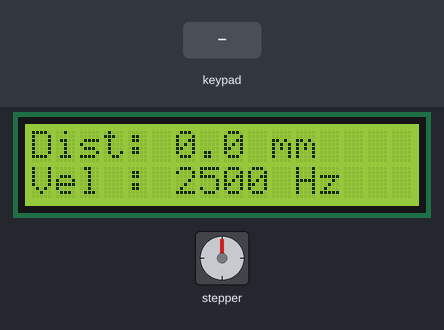
This sketch was run on a simulated Arduino Uno, built with avr-gcc and run on an emulated ATmega328P. Shown: 16×2 character LCD, stepper motor. The test bench sets the inputs (shaded band). Stepper angles assume 200 steps per turn.

Above: at 2.8 s.
2.9 s: keypad keys 2 3 4 5 # pressed 0.4 s apart
At 4.73 s:
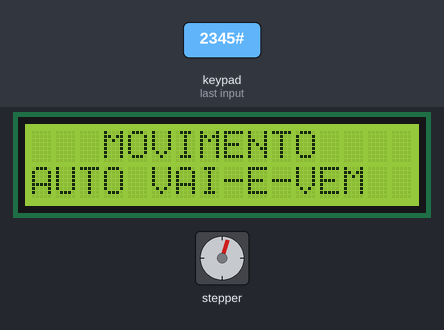
6.9 s: key '*' pressed
At 8.0 s:
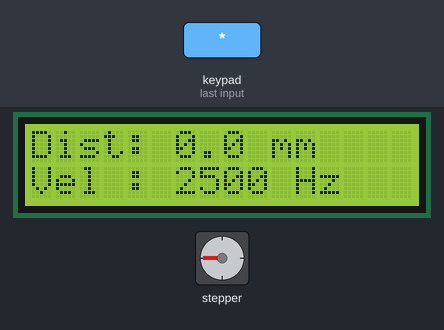
8.4 s: keypad keys 6 7 8 # pressed 0.4 s apart
At 9.83 s:
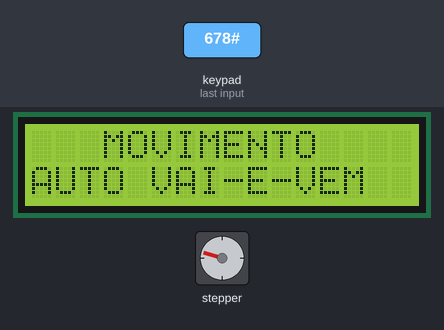
13.0 s: key '1' pressed
16.0 s: keypad keys 2 3 4 5 * pressed 0.4 s apart
At 18.7 s:
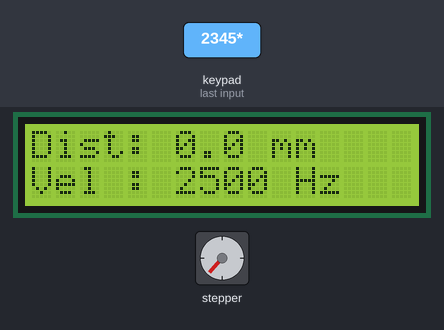
19.5 s: keypad keys 1 3 9 7 # pressed 0.4 s apart
At 21.33 s:
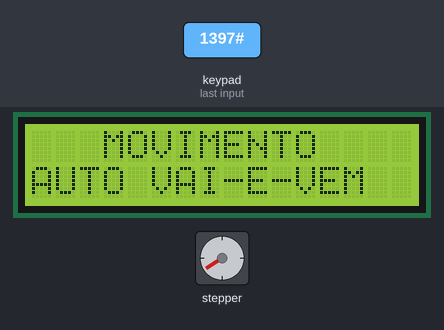
Timing chart, 0 to 37.4 s (numbered marks = the images above; inputs shaded):
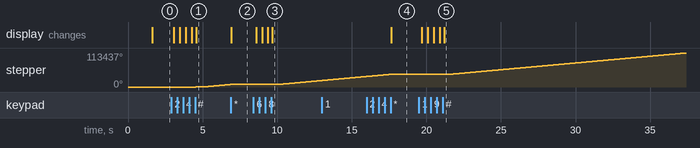

Measured:
- after the input at 2.9 s, stepper: keeps turning clockwise at about 3619°/s, starting after 1.6 s; the display: first changes after 0.18 s (image 1 shows a later state)
- after the input at 6.9 s, the display: changes at once (image 2)
- after the input at 8.4 s, stepper: keeps turning clockwise at about 3881°/s, starting after 1.2 s; the display: first changes after 0.19 s (image 3 shows a later state)
- after the input at 16.0 s, the display: changes after 1.6 s (image 4)
- after the input at 19.5 s, stepper: keeps turning clockwise at about 4372°/s, starting after 1.6 s; the display: first changes after 0.18 s (image 5 shows a later state)

The sketch:

MESA_LINEAR_TATATRONIC.ino
```cpp
#include <Wire.h>
#include <LiquidCrystal_I2C.h>
#include <FastAccelStepper.h>
#include <Keypad.h>

// ================= MAPEAMENTO DE PINOS (UNO) =================

// Driver Leadshine DM555 (Negativo Comum / Chaveando Positivo)
#define STEP_PIN    9   // Ligado no PUL+ (Obrigatório do FastAccelStepper)
#define DIR_PIN    10   // Ligado no DIR+

// Teclado 4x3 (7 Fios em linha)
byte rowPins[4] = {2, 3, 4, 5};
byte colPins[3] = {6, 7, 8};

// LCD 16x2 I2C (Pinos nativos no Arduino Uno)
LiquidCrystal_I2C lcd(0x27, 16, 2);

// =============================================================

FastAccelStepperEngine engine = FastAccelStepperEngine();
FastAccelStepper *stepper = NULL;

// Passo ajustado: (685.714 * 20mm) / 12mm = 1142.857 passos por mm
const float stepsPerMm = 1142.857;

char keys[4][3] = {
  {'1','2','3'},
  {'4','5','6'},
  {'7','8','9'},
  {'*','0','#'}
};
Keypad keypad = Keypad(makeKeymap(keys), rowPins, colPins, 4, 3);

float targetDistance = 0;
uint32_t currentSpeedHz = 2500;

// Variáveis de Controle de Estado
bool isJogging = false;
bool isAutoCycling = false;
bool autoMovingForward = true;
int32_t autoStartPos = 0;
int32_t autoEndPos = 0;

// Variáveis para controle de clique curto vs segurar por 2s (HOLD)
char heldKey = NO_KEY;
bool holdTriggered = false;
unsigned long lastSpeedChange = 0;

void setup() {
  lcd.init();
  lcd.backlight();
  lcd.clear();
  lcd.setCursor(0, 0);
  lcd.print("   TATATRONIC   ");
  delay(1500);

  engine.init();
  stepper = engine.stepperConnectToPin(STEP_PIN);

  if (stepper) {
    // 'false' inverte o sentido de giro tanto no Jog quanto no Vai-e-Vem
    stepper->setDirectionPin(DIR_PIN, false);
    stepper->setSpeedInHz(currentSpeedHz);
    stepper->setAcceleration(2500);
  }

  // Tempo de segurar a tecla: 2000 ms (2 segundos)
  keypad.setHoldTime(2000);

  showUI();
}

void loop() {
  char key = keypad.getKey();
  KeyState kState = keypad.getState();

  // --- 1. LÓGICA DO CICLO INFINITO (VAI E VEM) ---
  if (isAutoCycling && stepper) {
    if (!stepper->isRunning()) {
      // Chegou no destino, inverte a direção
      autoMovingForward = !autoMovingForward;
      if (autoMovingForward) {
        stepper->moveTo(autoEndPos);
      } else {
        stepper->moveTo(autoStartPos);
      }
    }
  }

  // --- 2. AO APERTAR UMA TECLA ---
  if (key != NO_KEY) {
    heldKey = key;
    holdTriggered = false;

    // Ações imediatas (* e #)
    if (key == '*') {
      // CANCELA TUDO E PARA IMEDIATAMENTE (SEM DESACELERAR)
      isAutoCycling = false;
      isJogging = false;
      targetDistance = 0;
      if (stepper) {
        stepper->forceStopAndNewPosition(stepper->getCurrentPosition());
      }
      showUI();
      holdTriggered = true;
    }
    else if (key == '#') {
      // INICIA O CICLO DE VAI E VEM
      if (stepper && targetDistance > 0 && !isAutoCycling) {
        isAutoCycling = true;
        autoStartPos = stepper->getCurrentPosition();
        autoEndPos = autoStartPos + (int32_t)(targetDistance * stepsPerMm);
        autoMovingForward = true;

        stepper->moveTo(autoEndPos);
        showJogUI("AUTO VAI-E-VEM");
      }
      holdTriggered = true;
    }
  }

  // --- 3. LÓGICA DE SEGURAR POR 2 SEGUNDOS (HOLD) ---
  if (kState == HOLD && stepper && !isAutoCycling) {
    if (heldKey == '4') { // 4 = Esquerda (Positivo)
      holdTriggered = true;
      stepper->runForward();
      if (!isJogging) {
        showJogUI("<< ESQUERDA (4)");
        isJogging = true;
      }
    }
    else if (heldKey == '6') { // 6 = Direita (Negativo)
      holdTriggered = true;
      stepper->runBackward();
      if (!isJogging) {
        showJogUI("DIREITA (6) >>");
        isJogging = true;
      }
    }
    else if (heldKey == '0') { // Segurar '0' altera a velocidade em Hz
      holdTriggered = true;
      if (millis() - lastSpeedChange >= 500) {
        lastSpeedChange = millis();
        currentSpeedHz += 500;
        if (currentSpeedHz > 6000) currentSpeedHz = 500;
        stepper->setSpeedInHz(currentSpeedHz);
        showUI();
      }
    }
  }

  // --- 4. AO SOLTAR A TECLA (RELEASED) ---
  if (kState == RELEASED && heldKey != NO_KEY) {
    // Se estava em Jog manual e soltou o 4 ou 6, para a mesa
    if (isJogging && (heldKey == '4' || heldKey == '6')) {
      stepper->stopMove();
      isJogging = false;
      showUI();
    }
    // Se foi um clique rápido num número (0 a 9) sem ter ativado o HOLD
    else if (!holdTriggered && !isAutoCycling && (heldKey >= '0' && heldKey <= '9')) {
      targetDistance = (targetDistance * 10) + (heldKey - '0');
      showUI();
    }

    heldKey = NO_KEY;
  }
}

void showUI() {
  lcd.clear();
  // Linha 1: Distância
  lcd.setCursor(0, 0);
  lcd.print("Dist: ");
  lcd.print(targetDistance, 1);
  lcd.print(" mm");

  // Linha 2: Velocidade
  lcd.setCursor(0, 1);
  lcd.print("Vel : ");
  lcd.print(currentSpeedHz);
  lcd.print(" Hz");
}

void showJogUI(const char* msg) {
  lcd.clear();
  lcd.setCursor(0, 0);
  lcd.print("   MOVIMENTO   ");
  lcd.setCursor(0, 1);
  lcd.print(msg);
}
```
